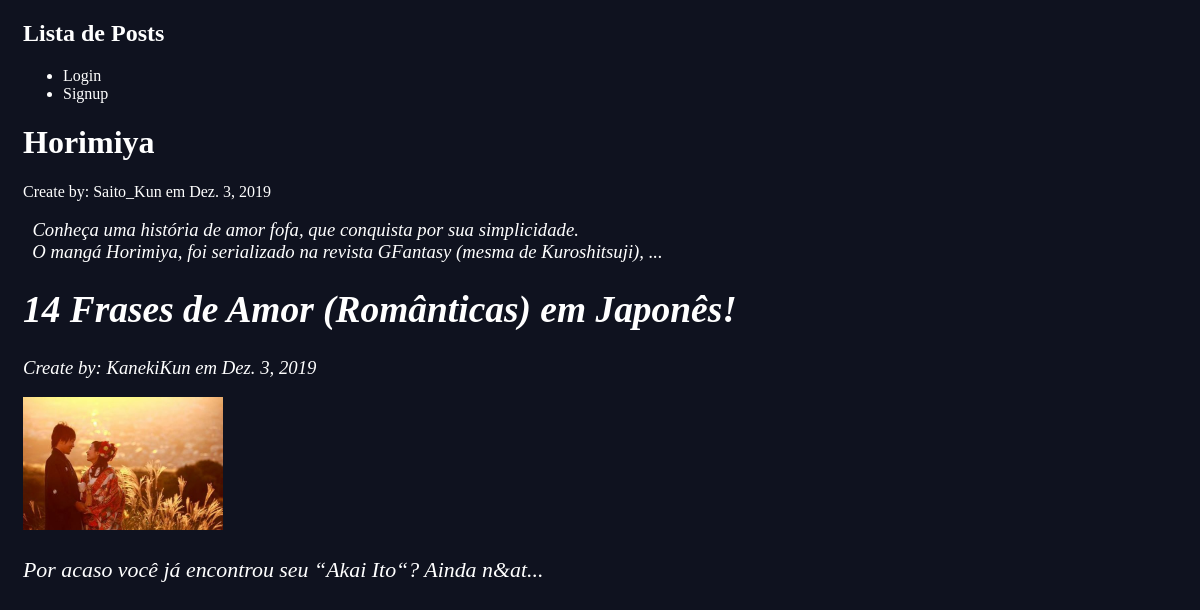
The app's page /, older data.
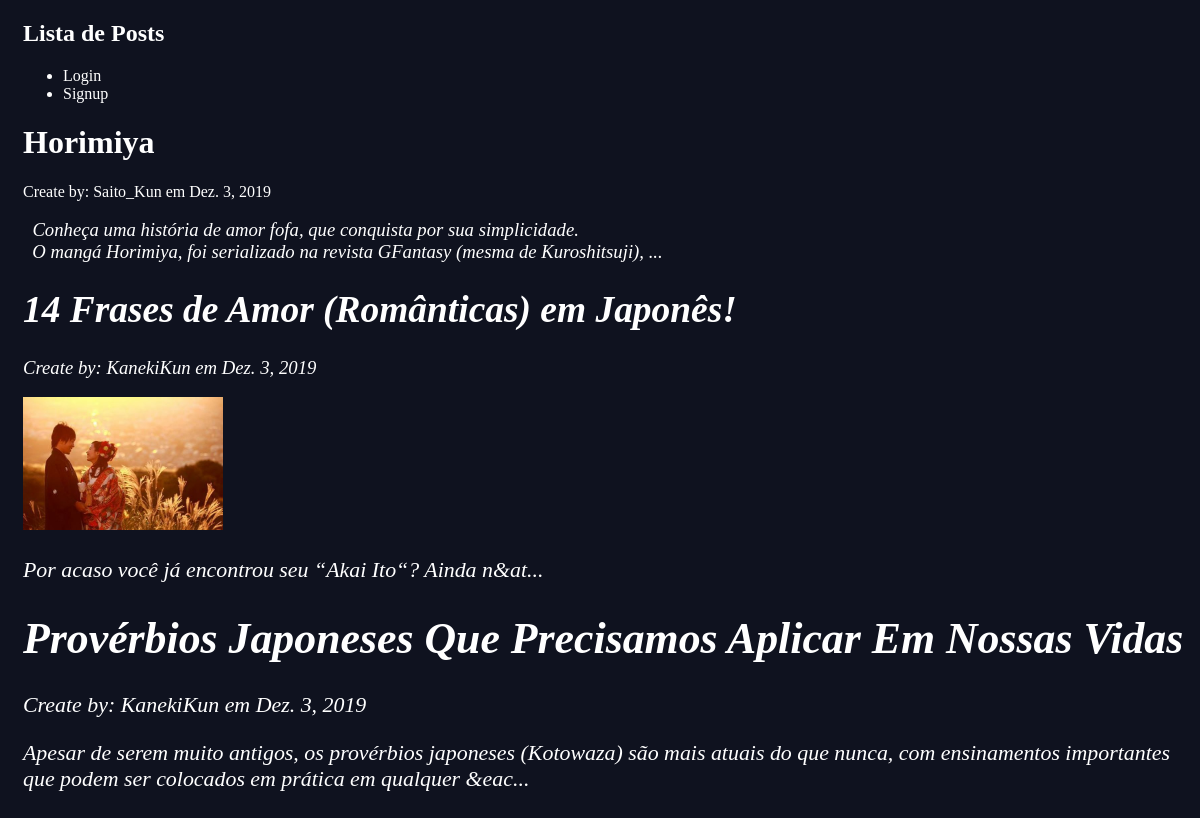
The same page, newer data.
### blog/models.py (models this page shows, shortened)
class Post(models.Model):
    titulo = models.CharField(max_length=255)
    resumo = RichTextField()
    conteudo = RichTextUploadingField()
    dt_cri_post = models.DateField(auto_now_add=True)
    autor = models.ForeignKey(User, default=None, on_delete=models.PROTECT)
    def snippet(self):
        return self.resumo[:200] +'...'

### blog/views.py (the view)
# urls.py: path('', views.post_list, name='list'),
def post_list(request):
    post = Post.objects.all().order_by('dt_cri_post')
    return render(request, 'blog/post_list.html', {'post': post})

### blog/templates/blog/post_list.html
{% extends 'base_layout.html' %}
{% block content %}
    <div class="post">
        {% for post in post %}
        <h1>
          <a href="{% url 'blog:detail' pk=post.pk %}"> {{ post.titulo }} <a>
        </h1>
        <p> Create by: {{post.autor}} em {{ post.dt_cri_post}} </p>
        <p> {{ post.snippet|safe }} </p>
        {% endfor %}
    </div>
{% endblock %}

### templates/base_layout.html (shortened to what this page needs)
{% load static from staticfiles %}
<!DOCTYPE html>
<html lang="pt-br">
<head>
    <link rel="stylesheet" href="{% static 'style.css' %}">
</head>
<body>
    <div class="wrapper">
        <h2> <a href="{% url 'blog:list' %}"> Lista de Posts </a> </h2>
        <nav>
            <ul>
                {% if user.is_authenticated %}
                <li>
                    <form class="logout-link" action="{% url 'autor:logout' %}" method="post">
                        {% csrf_token %}
                        <button type="submit"> Logout </button>
                    </form>
                </li>
                <li> <a href="{% url 'blog:criar' %}" class="highlight"> Criar nova Postagem </a> </li>
                {% else %}
                <li> <a href="{% url 'autor:login' %}"> Login </a> </li>
                <li> <a href="{% url 'autor:signup' %}"> Signup </a> </li>
                {% endif %}
            </ul>
        </nav>
    </div>
    <div class="wrapper">
        {% block content %} {% endblock %}
    </div>
</body>
</html>

### assets/style.css (style rules this page uses)
body { background-color: #0f121f; background-image: url(stars.png); background-repeat-y: no-repeat; color: #fff; padding-left: 15px; }
body * { font-family: Ubuntu; }
h3,h4,h5 { font-weight: normal; font-family: 'Lobster', cursive; }
h1, h2 { color: #C25100; font-family: 'Lobster', cursive; }
a, a:hover, a:visited { color: #fff; text-decoration: none; }
.post { margin-bottom: 70px; }

Row changes from the older to the newer data that the page shows:
added Post: titulo "Provérbios Japoneses Que Precisamos Aplicar Em Nossas Vidas", autor "KanekiKun", dt_cri_post "Dez. 3, 2019", snippet "Apesar de serem muito antigos, os provérbios japoneses (Kotowaza) são mais atuais do que nunca, com ensinamentos importantes que podem ser colocados em prática em qualquer &eac..."
